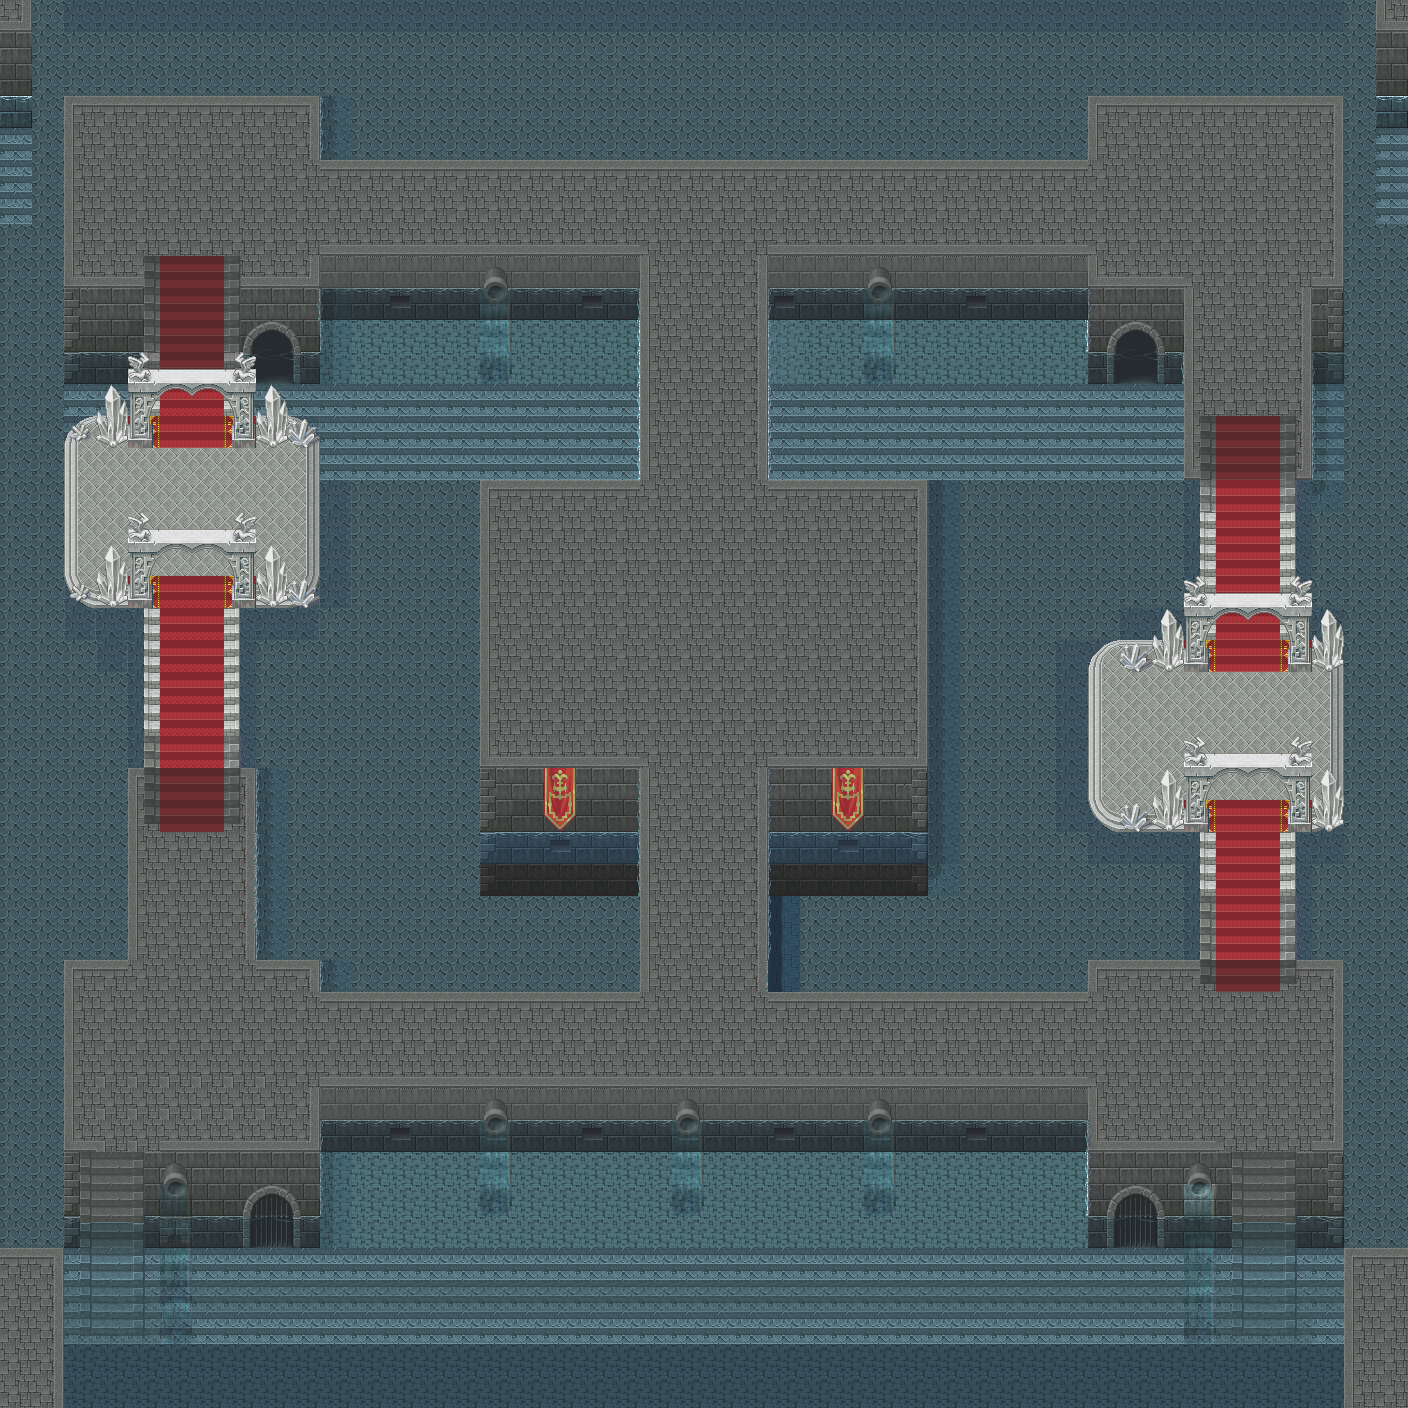

A 2D game scene composited from a Tiled map and its tileset images. What follows is a short description and the map's XML, with each tile layer's data collapsed to a summary:
An orthogonal 44x44 tile map with 32x32 px tiles, 8 tile layers (圖塊層 1, 圖塊層 2, 圖塊層 3, 圖塊層 4, ...), 2 hidden layers not drawn, 9 tilesets.

<map version="1.0" orientation="orthogonal" renderorder="right-down" width="44" height="44" tilewidth="32" tileheight="32">
 <tileset firstgid="1" name="048-Sewer01" tilewidth="32" tileheight="32">
  <image source="../graphics/tilesets/048-Sewer01.png" width="256" height="768" />
  <terraintypes>
   <terrain name="新地形" tile="-1" />
  </terraintypes>
  <tile id="7">
   <properties>
    <property name="passable" value="0" />
   </properties>
  </tile>
  <tile id="15">
   <properties>
    <property name="passable" value="0" />
   </properties>
  </tile>
  <tile id="21">
   <properties>
    <property name="passable" value="0" />
   </properties>
  </tile>
  <tile id="22">
   <properties>
    <property name="passable" value="0" />
   </properties>
  </tile>
  <tile id="23">
   <properties>
    <property name="passable" value="0" />
   </properties>
  </tile>
  <tile id="29">
   <properties>
    <property name="passable" value="0" />
   </properties>
  </tile>
  <tile id="30">
   <properties>
    <property name="passable" value="0" />
   </properties>
  </tile>
  <tile id="31">
   <properties>
    <property name="passable" value="0" />
   </properties>
  </tile>
  <tile id="37">
   <properties>
    <property name="passable" value="0" />
   </properties>
  </tile>
  <tile id="38">
   <properties>
    <property name="passable" value="0" />
   </properties>
  </tile>
  <tile id="39">
   <properties>
    <property name="passable" value="0" />
   </properties>
  </tile>
  <tile id="40">
   <properties>
    <property name="passable" value="0" />
   </properties>
  </tile>
  <tile id="41">
   <properties>
    <property name="passable" value="0" />
   </properties>
  </tile>
  <tile id="42">
   <properties>
    <property name="passable" value="0" />
   </properties>
  </tile>
  <tile id="43">
   <properties>
    <property name="passable" value="0" />
   </properties>
  </tile>
  <tile id="44">
   <properties>
    <property name="passable" value="0" />
   </properties>
  </tile>
  <tile id="45">
   <properties>
    <property name="passable" value="0" />
   </properties>
  </tile>
  <tile id="46">
   <properties>
    <property name="passable" value="0" />
   </properties>
  </tile>
  <tile id="47">
   <properties>
    <property name="passable" value="0" />
   </properties>
  </tile>
  <tile id="48">
   <properties>
    <property name="passable" value="0" />
   </properties>
  </tile>
  <tile id="49">
   <properties>
    <property name="passable" value="0" />
   </properties>
  </tile>
  <tile id="50">
   <properties>
    <property name="passable" value="0" />
   </properties>
  </tile>
  <tile id="51">
   <properties>
    <property name="passable" value="0" />
   </properties>
  </tile>
  <tile id="52">
   <properties>
    <property name="passable" value="0" />
   </properties>
  </tile>
  <tile id="53">
   <properties>
    <property name="passable" value="0" />
   </properties>
  </tile>
  <tile id="54">
   <properties>
    <property name="passable" value="0" />
   </properties>
  </tile>
  <tile id="55">
   <properties>
    <property name="passable" value="0" />
   </properties>
  </tile>
  <tile id="56">
   <properties>
    <property name="passable" value="0" />
   </properties>
  </tile>
  <tile id="57">
   <properties>
    <property name="passable" value="0" />
   </properties>
  </tile>
  <tile id="58">
   <properties>
    <property name="passable" value="0" />
   </properties>
  </tile>
  <tile id="59">
   <properties>
    <property name="passable" value="0" />
   </properties>
  </tile>
  <tile id="64">
   <properties>
    <property name="passable" value="0" />
   </properties>
  </tile>
  <tile id="65">
   <properties>
    <property name="passable" value="0" />
   </properties>
  </tile>
  <tile id="66">
   <properties>
    <property name="passable" value="0" />
   </properties>
  </tile>
  <tile id="67">
   <properties>
    <property name="passable" value="0" />
   </properties>
  </tile>
  <tile id="72">
   <properties>
    <property name="passable" value="0" />
   </properties>
  </tile>
  <tile id="73">
   <properties>
    <property name="passable" value="0" />
   </properties>
  </tile>
  <tile id="74">
   <properties>
    <property name="passable" value="0" />
   </properties>
  </tile>
  <tile id="75">
   <properties>
    <property name="passable" value="0" />
   </properties>
  </tile>
  <tile id="80">
   <properties>
    <property name="passable" value="0" />
   </properties>
  </tile>
  <tile id="81">
   <properties>
    <property name="passable" value="0" />
   </properties>
  </tile>
  <tile id="82">
   <properties>
    <property name="passable" value="0" />
   </properties>
  </tile>
  <tile id="83">
   <properties>
    <property name="passable" value="0" />
   </properties>
  </tile>
  <tile id="88">
   <properties>
    <property name="passable" value="0" />
   </properties>
  </tile>
  <tile id="89">
   <properties>
    <property name="passable" value="0" />
   </properties>
  </tile>
  <tile id="90">
   <properties>
    <property name="passable" value="0" />
   </properties>
  </tile>
  <tile id="91">
   <properties>
    <property name="passable" value="0" />
   </properties>
  </tile>
  <tile id="112">
   <properties>
    <property name="passable" value="0" />
   </properties>
  </tile>
  <tile id="113">
   <properties>
    <property name="passable" value="0" />
   </properties>
  </tile>
  <tile id="114">
   <properties>
    <property name="passable" value="0" />
   </properties>
  </tile>
  <tile id="115">
   <properties>
    <property name="passable" value="0" />
   </properties>
  </tile>
  <tile id="116">
   <properties>
    <property name="passable" value="0" />
   </properties>
  </tile>
  <tile id="117">
   <properties>
    <property name="passable" value="0" />
   </properties>
  </tile>
  <tile id="120">
   <properties>
    <property name="passable" value="0" />
   </properties>
  </tile>
  <tile id="121">
   <properties>
    <property name="passable" value="0" />
   </properties>
  </tile>
  <tile id="122">
   <properties>
    <property name="passable" value="0" />
   </properties>
  </tile>
  <tile id="123">
   <properties>
    <property name="passable" value="0" />
   </properties>
  </tile>
  <tile id="124">
   <properties>
    <property name="passable" value="0" />
   </properties>
  </tile>
  <tile id="125">
   <properties>
    <property name="passable" value="0" />
   </properties>
  </tile>
  <tile id="152">
   <properties>
    <property name="passable" value="0" />
   </properties>
  </tile>
  <tile id="154">
   <properties>
    <property name="passable" value="0" />
   </properties>
  </tile>
  <tile id="155">
   <properties>
    <property name="passable" value="0" />
   </properties>
  </tile>
  <tile id="160">
   <properties>
    <property name="passable" value="0" />
   </properties>
  </tile>
  <tile id="162">
   <properties>
    <property name="passable" value="0" />
   </properties>
  </tile>
  <tile id="163">
   <properties>
    <property name="passable" value="0" />
   </properties>
  </tile>
  <tile id="168">
   <properties>
    <property name="passable" value="0" />
   </properties>
  </tile>
  <tile id="169">
   <properties>
    <property name="passable" value="0" />
   </properties>
  </tile>
  <tile id="170">
   <properties>
    <property name="passable" value="0" />
   </properties>
  </tile>
  <tile id="176">
   <properties>
    <property name="passable" value="0" />
   </properties>
  </tile>
  <tile id="177">
   <properties>
    <property name="passable" value="0" />
   </properties>
  </tile>
  <tile id="178">
   <properties>
    <property name="passable" value="0" />
   </properties>
  </tile>
  <tile id="184">
   <properties>
    <property name="passable" value="0" />
   </properties>
  </tile>
  <tile id="185">
   <properties>
    <property name="passable" value="0" />
   </properties>
  </tile>
  <tile id="186">
   <properties>
    <property name="passable" value="0" />
   </properties>
  </tile>
 </tileset>
 <tileset firstgid="193" name="047-Mine01" tilewidth="32" tileheight="32">
  <image source="../graphics/tilesets/047-Mine01.png" width="256" height="864" />
  <tile id="3">
   <properties>
    <property name="passable" value="0" />
   </properties>
  </tile>
  <tile id="12">
   <properties>
    <property name="passable" value="0" />
   </properties>
  </tile>
 </tileset>
 <tileset firstgid="409" name="033-Heaven02" tilewidth="32" tileheight="32">
  <image source="../graphics/tilesets/033-Heaven02.png" width="256" height="928" />
 </tileset>
 <tileset firstgid="641" name="032-Heaven01" tilewidth="32" tileheight="32">
  <image source="../graphics/tilesets/032-Heaven01.png" width="256" height="1024" />
 </tileset>
 <tileset firstgid="897" name="051-Water01" tilewidth="32" tileheight="32">
  <image source="../graphics/tilesets/051-Water01.png" width="512" height="384" />
 </tileset>
 <tileset firstgid="1089" name="009-CastleTown01" tilewidth="32" tileheight="32">
  <image source="../graphics/tilesets/009-CastleTown01.png" width="256" height="960" />
 </tileset>
 <tileset firstgid="1329" name="025-Castle01" tilewidth="32" tileheight="32">
  <image source="../graphics/tilesets/025-Castle01.png" width="256" height="896" />
 </tileset>
 <tileset firstgid="1553" name="026-Castle02" tilewidth="32" tileheight="32">
  <image source="../graphics/tilesets/026-Castle02.png" width="256" height="800" />
 </tileset>
 <tileset firstgid="1753" name="052-Water02" tilewidth="32" tileheight="32">
  <image source="../graphics/tilesets/052-Water02.png" width="512" height="384" />
 </tileset>
 <layer name="圖塊層 1" width="44" height="44">
  <data>[1936 cells, 1936 non-empty, 4 distinct tile ids]</data>
 </layer>
 <layer name="圖塊層 2" width="44" height="44" opacity="0.27">
  <data>[1936 cells, 140 non-empty, 5 distinct tile ids]</data>
 </layer>
 <layer name="圖塊層 3" width="44" height="44">
  <data>[1936 cells, 1111 non-empty, 61 distinct tile ids]</data>
 </layer>
 <layer name="test1" width="44" height="44" visible="0">
  <data>[1936 cells, 0 non-empty, 0 distinct tile ids]</data>
 </layer>
 <layer name="圖塊層 4" width="44" height="44">
  <data>[1936 cells, 218 non-empty, 27 distinct tile ids]</data>
 </layer>
 <layer name="圖塊層 5" width="44" height="44" opacity="0.3">
  <data>[1936 cells, 184 non-empty, 16 distinct tile ids]</data>
 </layer>
 <layer name="dye" width="44" height="44" opacity="0.44">
  <data>[1936 cells, 806 non-empty, 2 distinct tile ids]</data>
 </layer>
 <layer name="圖塊層 6" width="44" height="44">
  <data>[1936 cells, 66 non-empty, 22 distinct tile ids]</data>
 </layer>
 <layer name="most up layer" width="44" height="44">
  <data>[1936 cells, 28 non-empty, 8 distinct tile ids]</data>
 </layer>
 <layer name="inpassiable" width="44" height="44" visible="0">
  <data>[1936 cells, 1232 non-empty, 1 distinct tile ids]</data>
 </layer>
</map>
